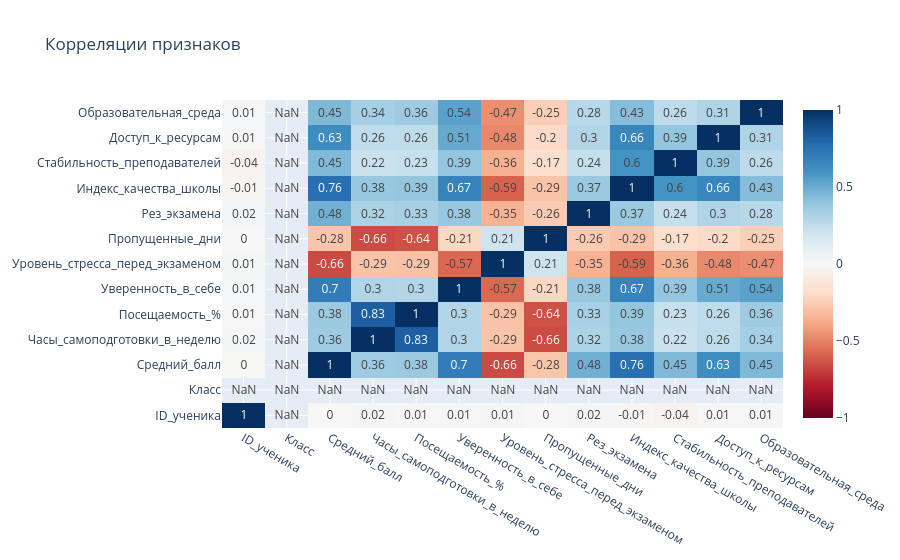

Notebook source saved alongside this figure:
### Code cell
# 4. Корреляции признаков (heatmap)
corr = df.corr(numeric_only=True)
fig4 = go.Figure(data=go.Heatmap(
    z=corr.values,
    x=corr.columns,
    y=corr.columns,
    colorscale="RdBu",
    zmid=0,
    text=corr.round(2).values,
    texttemplate="%{text}"
))
fig4.update_layout(title="Корреляции признаков")
fig4.show()

### Figure 1 — Plotly figure (JSON) as saved in the notebook; plotly's stock layout.template omitted (floating-point values rounded to 4 significant figures; data arrays with more than 128 entries replaced by an {"elided": "..."} marker saying what was removed)
{"data": [{"colorscale": [[0, "rgb(103,0,31)"], [0.1, "rgb(178,24,43)"], [0.2, "rgb(214,96,77)"], [0.3, "rgb(244,165,130)"], [0.4, "rgb(253,219,199)"], [0.5, "rgb(247,247,247)"], [0.6, "rgb(209,229,240)"], [0.7, "rgb(146,197,222)"], [0.8, "rgb(67,147,195)"], [0.9, "rgb(33,102,172)"], [1, "rgb(5,48,97)"]], "text": {"elided": "13x13 float values"}, "texttemplate": "%{text}", "type": "heatmap", "x": ["ID_ученика", "Класс", "Средний_балл", "Часы_самоподготовки_в_неделю", "Посещаемость_%", "Уверенность_в_себе", "Уровень_стресса_перед_экзаменом", "Пропущенные_дни", "Рез_экзамена", "Индекс_качества_школы", "Стабильность_преподавателей", "Доступ_к_ресурсам", "Образовательная_среда"], "y": ["ID_ученика", "Класс", "Средний_балл", "Часы_самоподготовки_в_неделю", "Посещаемость_%", "Уверенность_в_себе", "Уровень_стресса_перед_экзаменом", "Пропущенные_дни", "Рез_экзамена", "Индекс_качества_школы", "Стабильность_преподавателей", "Доступ_к_ресурсам", "Образовательная_среда"], "z": {"elided": "13x13 float values"}, "zmid": 0}], "layout": {"title": {"text": "Корреляции признаков"}}}
